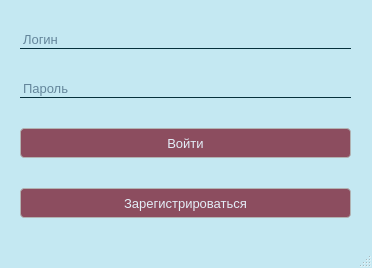
<?xml version="1.0" encoding="UTF-8"?>
<ui version="4.0">
 <class>AuthorizationWindow</class>
 <widget class="QMainWindow" name="AuthorizationWindow">
  <property name="geometry">
   <rect>
    <x>0</x>
    <y>0</y>
    <width>372</width>
    <height>268</height>
   </rect>
  </property>
  <property name="windowTitle">
   <string>Авиакасса</string>
  </property>
  <property name="styleSheet">
   <string notr="true">QWidget:window { /* Borders around the code editor and debug window */
border: 0px solid #c4e8f2;
background-color: #c4e8f2;
}
QLabel {
background: transparent;
color: #CFD8DC; /* Not sure about this one */
}
QPushButton {
font-size: 10pt;
border: 1px solid rgba(178, 178, 178, 255);
border-radius: 4px;
background-color: #8c4d5f;
color: #e3edf7;
}
QPushButton:hover {
color: #ffffff;
}
QPushButton:pressed {
background-color: #730324;
border-style: inset;
}
QLineEdit {
font-size: 10pt;
background: transparent;
border: 1px solid transparent;
border-bottom: 1px solid #06313d;
color: #042444;
}
QLabel {
color: #06313d; 
}
QDialogButtonBox {
button-layout: 0;
}
</string>
  </property>
  <widget class="QWidget" name="centralwidget">
   <widget class="QWidget" name="verticalLayoutWidget">
    <property name="geometry">
     <rect>
      <x>0</x>
      <y>0</y>
      <width>371</width>
      <height>251</height>
     </rect>
    </property>
    <layout class="QVBoxLayout" name="verticalLayout" stretch="0,0,0,0">
     <property name="spacing">
      <number>0</number>
     </property>
     <property name="sizeConstraint">
      <enum>QLayout::SetDefaultConstraint</enum>
     </property>
     <property name="leftMargin">
      <number>20</number>
     </property>
     <property name="rightMargin">
      <number>20</number>
     </property>
     <item>
      <widget class="QLineEdit" name="lineEdit">
       <property name="placeholderText">
        <string>Логин</string>
       </property>
      </widget>
     </item>
     <item>
      <widget class="QLineEdit" name="lineEdit_2">
       <property name="echoMode">
        <enum>QLineEdit::Password</enum>
       </property>
       <property name="placeholderText">
        <string>Пароль</string>
       </property>
      </widget>
     </item>
     <item>
      <widget class="QPushButton" name="pushButton">
       <property name="minimumSize">
        <size>
         <width>0</width>
         <height>30</height>
        </size>
       </property>
       <property name="maximumSize">
        <size>
         <width>16777215</width>
         <height>30</height>
        </size>
       </property>
       <property name="text">
        <string>Войти</string>
       </property>
      </widget>
     </item>
     <item>
      <widget class="QPushButton" name="pushButton_2">
       <property name="minimumSize">
        <size>
         <width>0</width>
         <height>30</height>
        </size>
       </property>
       <property name="maximumSize">
        <size>
         <width>16777215</width>
         <height>30</height>
        </size>
       </property>
       <property name="text">
        <string>Зарегистрироваться</string>
       </property>
      </widget>
     </item>
    </layout>
   </widget>
  </widget>
  <widget class="QMenuBar" name="menubar">
   <property name="geometry">
    <rect>
     <x>0</x>
     <y>0</y>
     <width>372</width>
     <height>17</height>
    </rect>
   </property>
  </widget>
  <widget class="QStatusBar" name="statusbar"/>
 </widget>
 <resources/>
 <connections/>
</ui>
